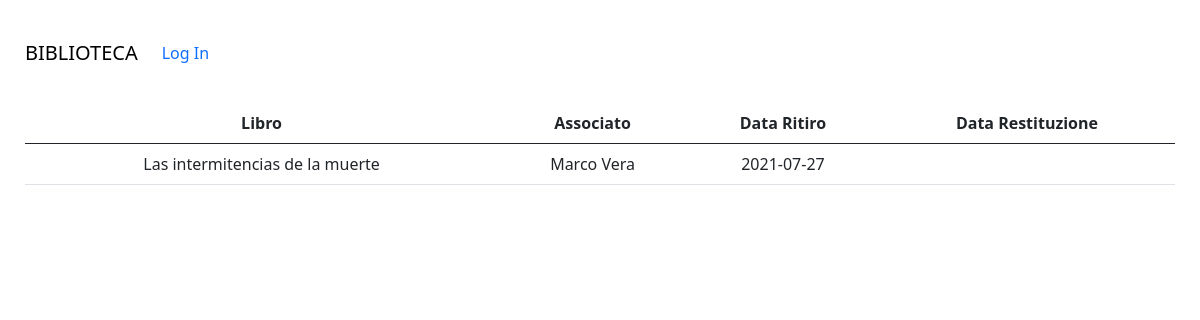
Before: /history.php?id=7 with the older database file.
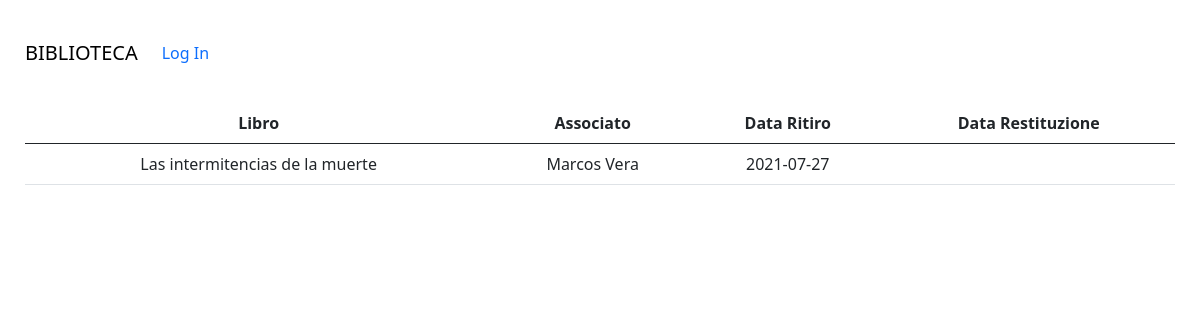
After: the same page with the newer database file.
### tables this page shows
CREATE TABLE `ritiro_libro` (
  `id_associato` varchar(16) NOT NULL,
  `id_libro` int(4) NOT NULL,
  `data_ritiro` date DEFAULT current_timestamp(),
  `data_restituzione` date DEFAULT NULL
);

CREATE TABLE `persona` (
  `codice_fiscale` varchar(16) NOT NULL,
  `ruolo` enum('impiegato','associato') NOT NULL,
  `password` varchar(32) NOT NULL,
  `nome` varchar(150) NOT NULL,
  `cognome` varchar(150) NOT NULL,
  `telefono` varchar(15) NOT NULL,
  `email` varchar(320) NOT NULL
);

CREATE TABLE `libro` (
  `id` int(4) NOT NULL,
  `ISBN` varchar(13) NOT NULL,
  `titolo` varchar(250) NOT NULL,
  `copertina` varchar(250) DEFAULT NULL,
  `data_pubblicazione` date DEFAULT NULL,
  `autore` varchar(250) NOT NULL,
  `stato` varchar(50) NOT NULL
);

### includes/Libro.php (called while the page is built, shortened)
<?php
require_once __DIR__ . '/db.php';
class Libro extends FormHandle
{
    public static function selectBook($search_type = null, $search_value  = null, $id  = null)
    {
        global $mysqli;
        if (isset($search_type)) {
            $query = $mysqli->query('SELECT * FROM libro WHERE ' . $search_type . ' LIKE "%' . $search_value . '%"');
            $results = array();
            while ($row = $query->fetch_assoc()) {
                $results[] = $row;
            }
        } else {
            $query = $mysqli->query('SELECT * FROM libro WHERE id = ' . $id);
            $results = $query->fetch_assoc();
        }
        return $results;
    }
    public static function viewBookHistory($id_libro = null, $id_user = null){
            global $mysqli;
            if($id_libro){
                $id_libro = intval($id_libro);
                $query = $mysqli->query("SELECT * FROM ritiro_libro WHERE id_libro = " . $id_libro);
            }elseif($id_user){
                $query = $mysqli->query("SELECT * FROM ritiro_libro WHERE id_associato = '". $id_user."'");
            }
            $results = array();
            while ($row = $query->fetch_assoc()) {
                $results[] = $row;
            }
            return $results;
    }
}

### includes/Utente.php (called while the page is built, shortened)
<?php
require_once __DIR__ . '/db.php';
class Utente
{
     public static function selectUser($userId)
    {
        global $mysqli;
        $query_user = $mysqli->query("SELECT * FROM persona WHERE codice_fiscale = '" . $userId."'");
        $user = $query_user->fetch_assoc();
        return $user;
    }
}

### history.php (the view, shortened to what this page needs)
<?php
$id_libro = $_GET['id'];
$history = \DataHandle\Libro::viewBookHistory($id_libro);
?>
<div>
<table class="table">
  <thead>
    <tr>
      <th scope="col">Libro</th>
      <th scope="col">Associato</th>
      <th scope="col">Data Ritiro</th>
      <th scope="col">Data Restituzione</th>
    </tr>
  </thead>
  <tbody>
      <?php
foreach($history as $record):
    $user = \DataHandle\Utente::selectUser($record['id_associato']);
    $libro = \DataHandle\Libro::selectBook($search_type =null, $search_value =null, $id_libro);?>
    <tr>
      <td><?php echo $libro['titolo'];?></td>
      <td><?php echo $user['nome'].' '.$user['cognome'];?> </td>
      <td><?php echo $record['data_ritiro'];?></td>
      <td><?php echo $record['data_restituzione'];?></td>
      </tr>
      <?php endforeach;?>
  </tbody>
</table>
</div>

Changed rows visible on the page:
changed through a linked row, ritiro_libro "Las intermitencias de la muerte": id_associato.nome "Marco" → "Marcos"
